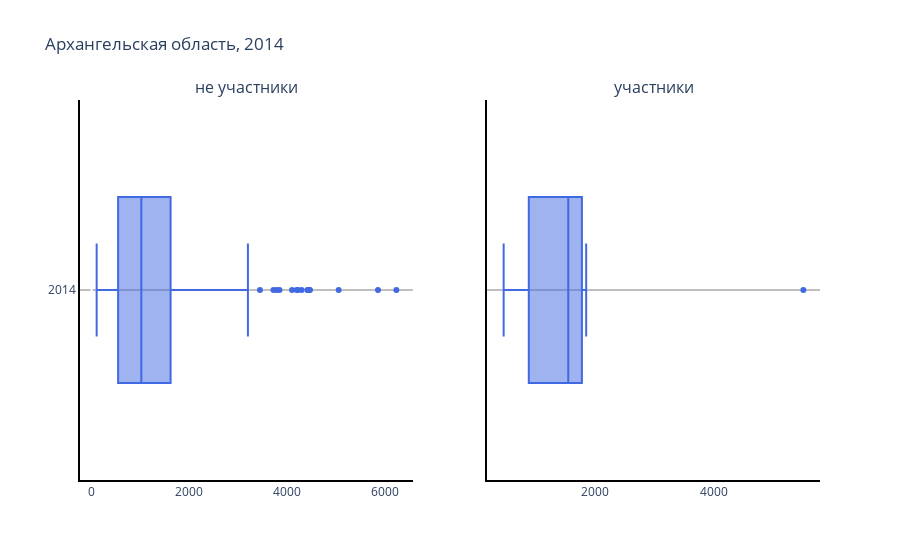
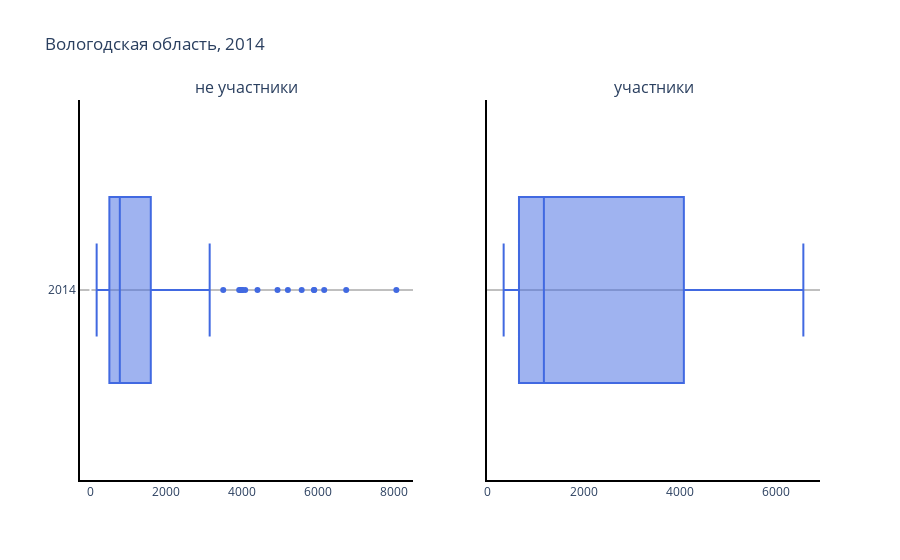
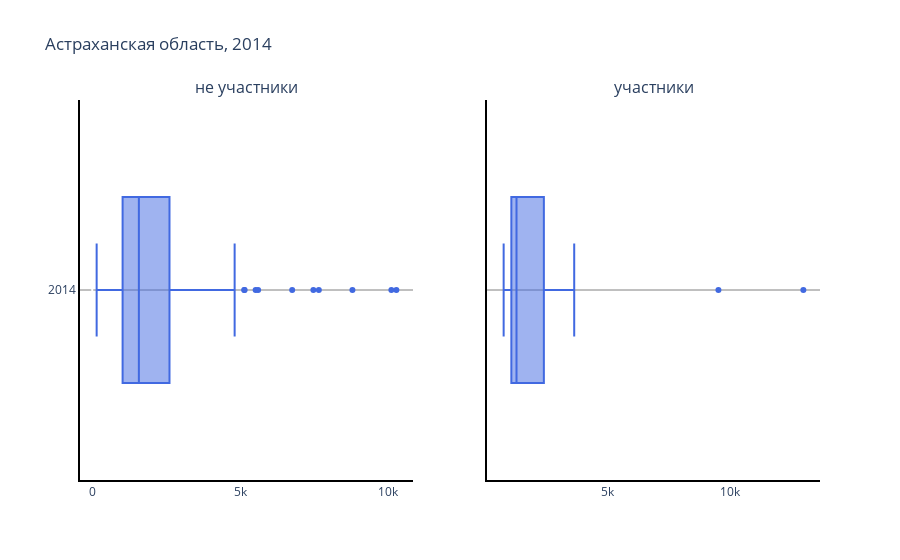
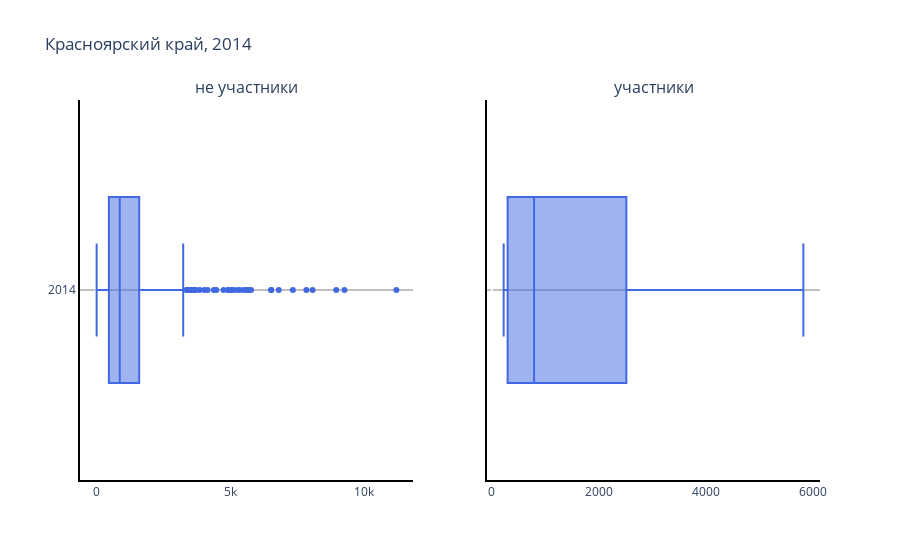

The code cell stored with these charts, in order, in its notebook:
### Code cell
plot_description(pop14, '2014')

### Figure 1 — Plotly figure (JSON) as saved in the notebook; plotly's stock layout.template omitted (floating-point values rounded to 4 significant figures; data arrays with more than 128 entries replaced by an {"elided": "..."} marker saying what was removed)
{"data": [{"marker": {"color": "royalblue"}, "name": "2014", "type": "box", "x": {"elided": "172 int values"}, "xaxis": "x", "yaxis": "y"}, {"marker": {"color": "royalblue"}, "name": "2014", "type": "box", "x": [1716, 5507, 560, 473, 1231, 1523, 1859, 1593], "xaxis": "x2", "yaxis": "y2"}], "layout": {"annotations": [{"font": {"size": 16}, "showarrow": false, "text": "не участники", "x": 0.225, "xanchor": "center", "xref": "paper", "y": 1, "yanchor": "bottom", "yref": "paper"}, {"font": {"size": 16}, "showarrow": false, "text": "участники", "x": 0.775, "xanchor": "center", "xref": "paper", "y": 1, "yanchor": "bottom", "yref": "paper"}], "paper_bgcolor": "rgba(0, 0, 0, 0)", "plot_bgcolor": "rgba(0, 0, 0, 0)", "showlegend": false, "title": {"text": "Архангельская область, 2014"}, "xaxis": {"anchor": "y", "domain": [0, 0.45], "linecolor": "black", "linewidth": 2, "showline": true}, "xaxis2": {"anchor": "y2", "domain": [0.55, 1], "linecolor": "black", "linewidth": 2, "showline": true}, "yaxis": {"anchor": "x", "domain": [0, 1], "gridcolor": "grey", "linecolor": "black", "linewidth": 2, "showline": true}, "yaxis2": {"anchor": "x2", "domain": [0, 1], "gridcolor": "grey", "linecolor": "black", "linewidth": 2, "matches": "y", "showline": true, "showticklabels": false}}}

### Figure 2 — Plotly figure (JSON) as saved in the notebook; plotly's stock layout.template omitted (floating-point values rounded to 4 significant figures; data arrays with more than 128 entries replaced by an {"elided": "..."} marker saying what was removed)
{"data": [{"marker": {"color": "royalblue"}, "name": "2014", "type": "box", "x": {"elided": "217 int values"}, "xaxis": "x", "yaxis": "y"}, {"marker": {"color": "royalblue"}, "name": "2014", "type": "box", "x": [663, 430, 445, 6191, 6562, 3805, 5389, 4166, 3108, 963, 1251, 1163, 326, 1027, 639], "xaxis": "x2", "yaxis": "y2"}], "layout": {"annotations": [{"font": {"size": 16}, "showarrow": false, "text": "не участники", "x": 0.225, "xanchor": "center", "xref": "paper", "y": 1, "yanchor": "bottom", "yref": "paper"}, {"font": {"size": 16}, "showarrow": false, "text": "участники", "x": 0.775, "xanchor": "center", "xref": "paper", "y": 1, "yanchor": "bottom", "yref": "paper"}], "paper_bgcolor": "rgba(0, 0, 0, 0)", "plot_bgcolor": "rgba(0, 0, 0, 0)", "showlegend": false, "title": {"text": "Вологодская область, 2014"}, "xaxis": {"anchor": "y", "domain": [0, 0.45], "linecolor": "black", "linewidth": 2, "showline": true}, "xaxis2": {"anchor": "y2", "domain": [0.55, 1], "linecolor": "black", "linewidth": 2, "showline": true}, "yaxis": {"anchor": "x", "domain": [0, 1], "gridcolor": "grey", "linecolor": "black", "linewidth": 2, "showline": true}, "yaxis2": {"anchor": "x2", "domain": [0, 1], "gridcolor": "grey", "linecolor": "black", "linewidth": 2, "matches": "y", "showline": true, "showticklabels": false}}}

### Figure 3 — Plotly figure (JSON) as saved in the notebook; plotly's stock layout.template omitted (floating-point values rounded to 4 significant figures; data arrays with more than 128 entries replaced by an {"elided": "..."} marker saying what was removed)
{"data": [{"marker": {"color": "royalblue"}, "name": "2014", "type": "box", "x": {"elided": "132 int values"}, "xaxis": "x", "yaxis": "y"}, {"marker": {"color": "royalblue"}, "name": "2014", "type": "box", "x": [1070, 839, 911, 770, 1100, 2487, 916, 2336, 1098, 3123, 2084, 2086, 13002, 1799, 1141, 1144, 3650, 9536, 1405, 1184], "xaxis": "x2", "yaxis": "y2"}], "layout": {"annotations": [{"font": {"size": 16}, "showarrow": false, "text": "не участники", "x": 0.225, "xanchor": "center", "xref": "paper", "y": 1, "yanchor": "bottom", "yref": "paper"}, {"font": {"size": 16}, "showarrow": false, "text": "участники", "x": 0.775, "xanchor": "center", "xref": "paper", "y": 1, "yanchor": "bottom", "yref": "paper"}], "paper_bgcolor": "rgba(0, 0, 0, 0)", "plot_bgcolor": "rgba(0, 0, 0, 0)", "showlegend": false, "title": {"text": "Астраханская область, 2014"}, "xaxis": {"anchor": "y", "domain": [0, 0.45], "linecolor": "black", "linewidth": 2, "showline": true}, "xaxis2": {"anchor": "y2", "domain": [0.55, 1], "linecolor": "black", "linewidth": 2, "showline": true}, "yaxis": {"anchor": "x", "domain": [0, 1], "gridcolor": "grey", "linecolor": "black", "linewidth": 2, "showline": true}, "yaxis2": {"anchor": "x2", "domain": [0, 1], "gridcolor": "grey", "linecolor": "black", "linewidth": 2, "matches": "y", "showline": true, "showticklabels": false}}}

### Figure 4 — Plotly figure (JSON) as saved in the notebook; plotly's stock layout.template omitted (floating-point values rounded to 4 significant figures; data arrays with more than 128 entries replaced by an {"elided": "..."} marker saying what was removed)
{"data": [{"marker": {"color": "royalblue"}, "name": "2014", "type": "box", "x": {"elided": "467 int values"}, "xaxis": "x", "yaxis": "y"}, {"marker": {"color": "royalblue"}, "name": "2014", "type": "box", "x": [295, 1680, 965, 2849, 5828, 441, 265, 953, 3078, 792, 301, 266, 744, 223, 296, 1898, 2724, 3553, 734, 272, 737, 840, 5596], "xaxis": "x2", "yaxis": "y2"}], "layout": {"annotations": [{"font": {"size": 16}, "showarrow": false, "text": "не участники", "x": 0.225, "xanchor": "center", "xref": "paper", "y": 1, "yanchor": "bottom", "yref": "paper"}, {"font": {"size": 16}, "showarrow": false, "text": "участники", "x": 0.775, "xanchor": "center", "xref": "paper", "y": 1, "yanchor": "bottom", "yref": "paper"}], "paper_bgcolor": "rgba(0, 0, 0, 0)", "plot_bgcolor": "rgba(0, 0, 0, 0)", "showlegend": false, "title": {"text": "Красноярский край, 2014"}, "xaxis": {"anchor": "y", "domain": [0, 0.45], "linecolor": "black", "linewidth": 2, "showline": true}, "xaxis2": {"anchor": "y2", "domain": [0.55, 1], "linecolor": "black", "linewidth": 2, "showline": true}, "yaxis": {"anchor": "x", "domain": [0, 1], "gridcolor": "grey", "linecolor": "black", "linewidth": 2, "showline": true}, "yaxis2": {"anchor": "x2", "domain": [0, 1], "gridcolor": "grey", "linecolor": "black", "linewidth": 2, "matches": "y", "showline": true, "showticklabels": false}}}
